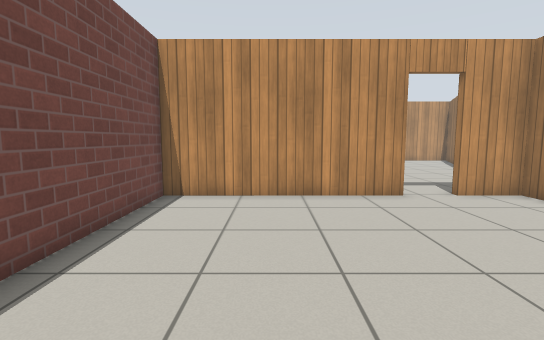
[1] (above)

15 first-person views from a walk through a world built for the Gazebo simulator. The camera is 0.94 m above the floor, tilts 6° down and sees 85° across. The floor is counted in squares, 0.5 m on a side. Each view is taken from the middle of a square. On the plan, view 1 faces up. The plan holds only what a view shows up to about 16 squares ahead; the rest is blank. The place goes on beyond the plan. Simple patterns stand in for the simulator's built-in surfaces.

[2]
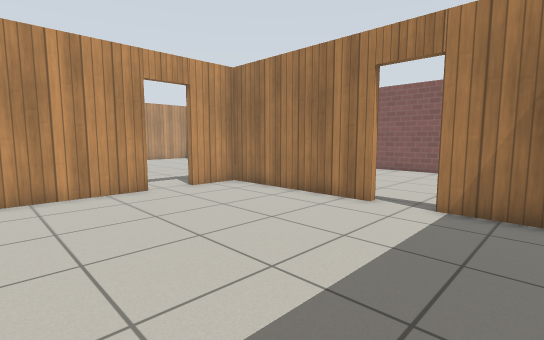

[3]
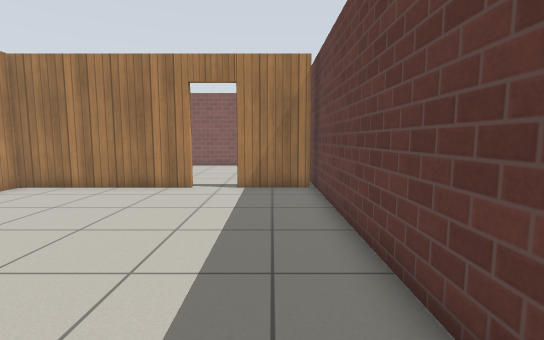

[4]
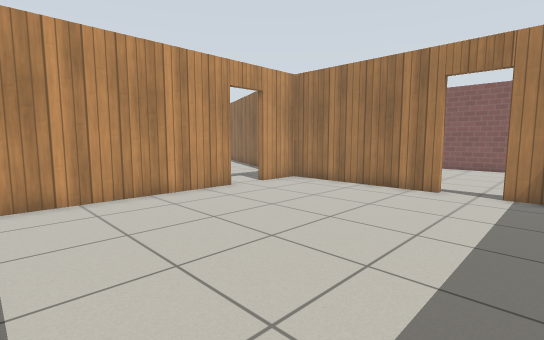

[5]
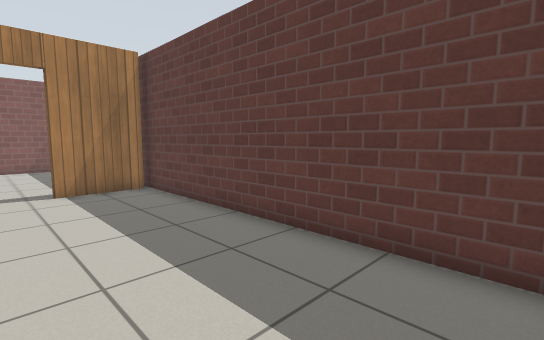

[6]
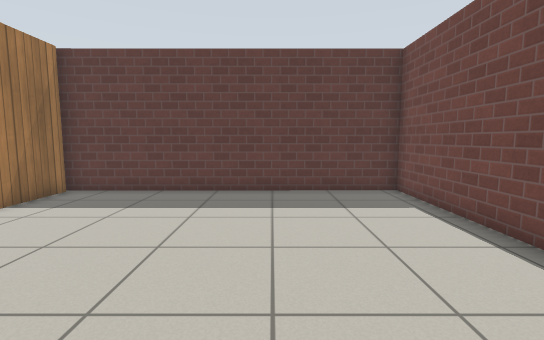

[7]
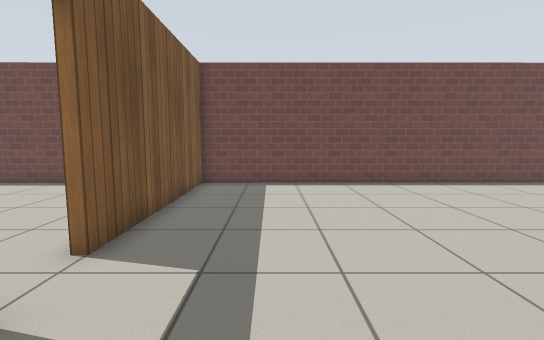

[8]
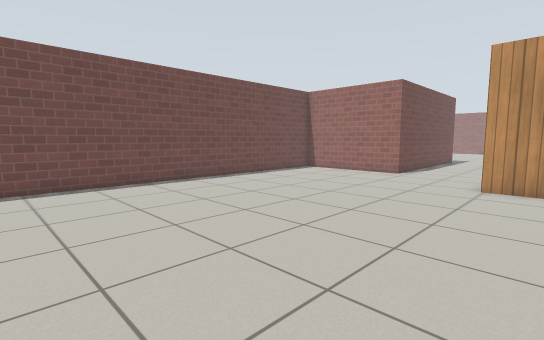

[9]
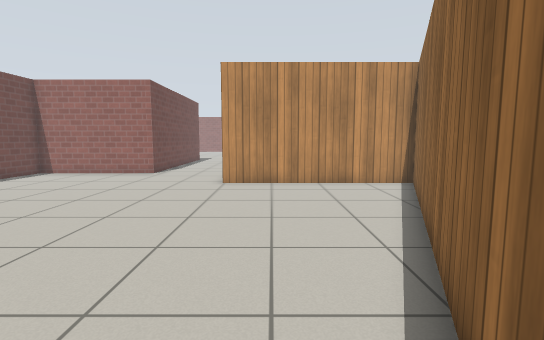

[10]
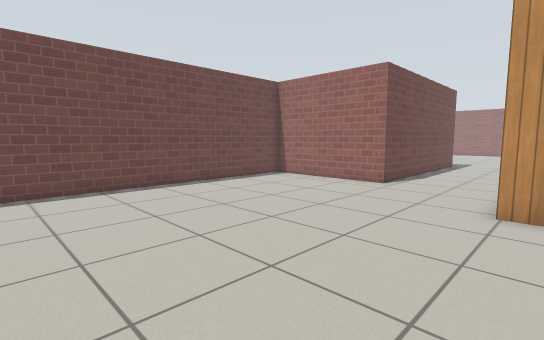

[11]
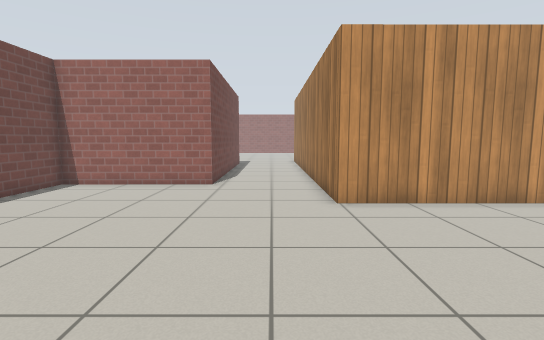

[12]
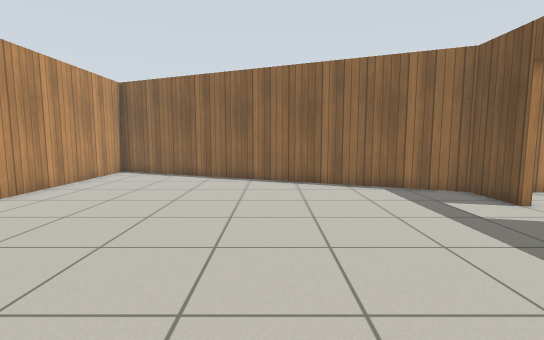

[13]
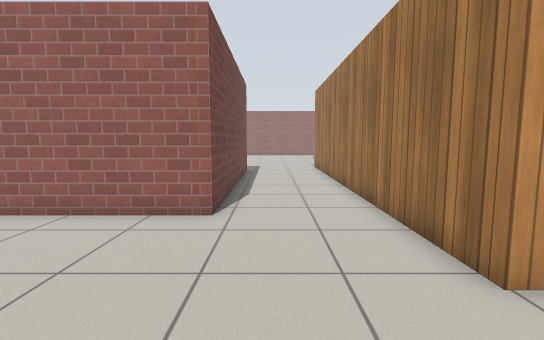

[14]
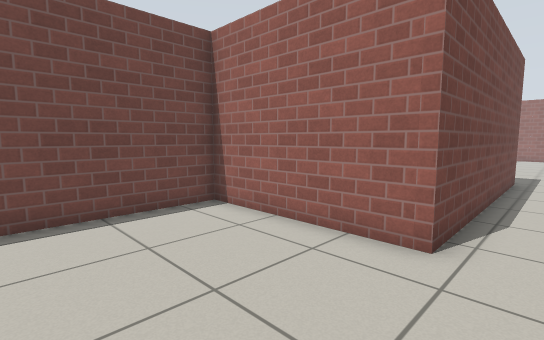

[15]
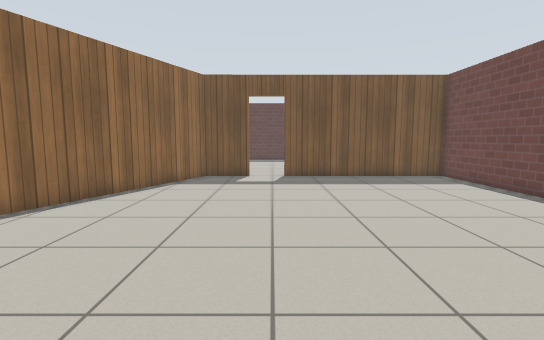

### Floor plan
Points are (right, up) in squares from view 1. A wall is a line through its corners. A room is listed if a view was taken in it or the views show most of it. See-through windows are left out.
Room 1 (views 1, 2, 3, 4, 5, 6)
walls: (4.4, 9.7) (-3.6, 9.7) (-3.6, -1.7) (10.2, -1.7); (8.3, 3.1) (8.3, 9.7) (6.1, 9.7); (8.3, -1.5) (8.3, 1.3)
ways out: open door at (5.5, 10) to room 2; open door at (8.5, 2.5)
Room 2 (views 7, 8, 9, 10, 11, 12, 13, 14, 15)
walls: (6.1, 10) (8.4, 10) (15, 25.5) (6.9, 25.5) (6.9, 36.6); (2.5, 36.6) (2.5, 29.2) (-3.7, 29.2) (-3.6, 10) (4.4, 10)
ways out: open door at (5.5, 10) to room 1

Positions as (right, up) in squares from view 1, and headings:
1: (0, 0), facing up
2: (0, -1), facing up-right
3: (-3, 0), facing right
4: (-3, 0), facing up-right
5: (-3, 3), facing down-right
6: (1, 9), facing down
7: (9, 13), facing left
8: (9, 13), facing up-left
9: (9, 13), facing up
10: (8, 17), facing up-left
11: (5, 17), facing up
12: (-2, 17), facing right
13: (4, 22), facing up
14: (4, 24), facing up-left
15: (5, 25), facing down
